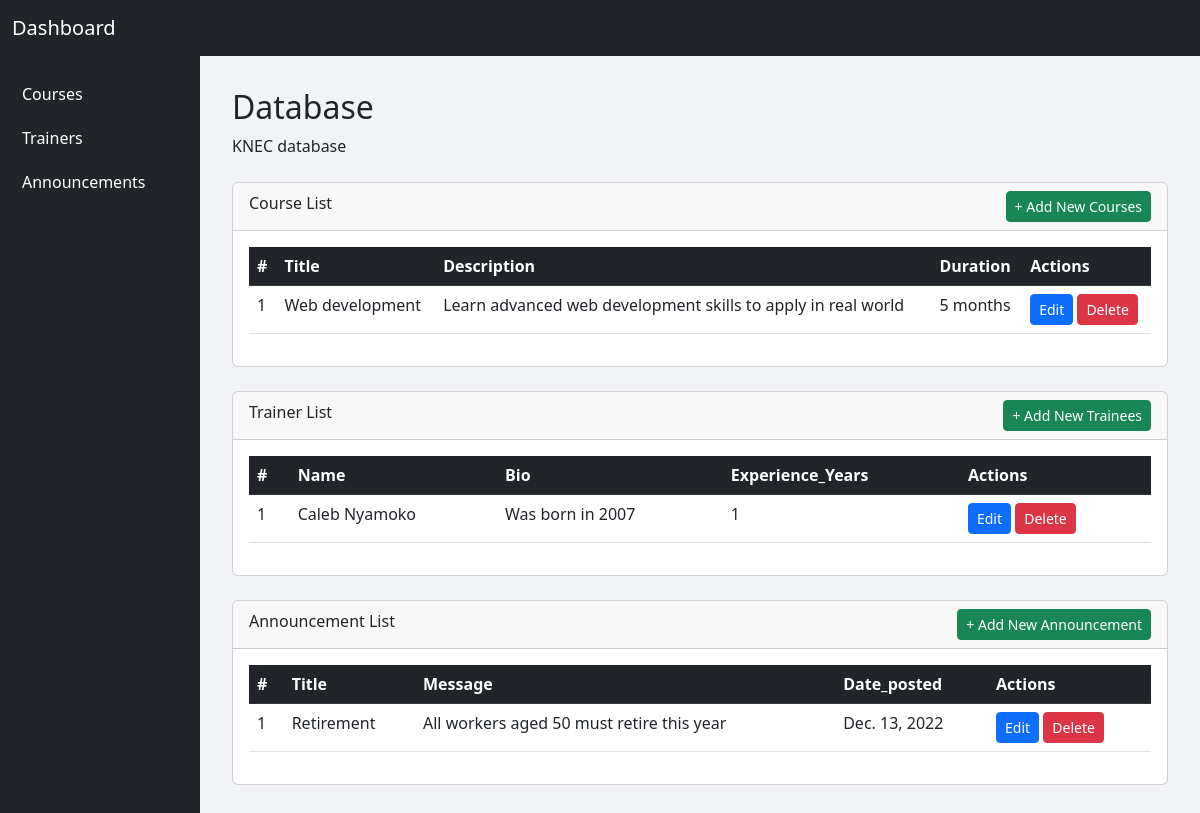
The page / on the database its author committed.
### Admin/models.py (models this page shows, shortened)
class Courses(models.Model):
    title = models.CharField(max_length=20)
    description = models.TextField()
    duration = models.CharField()

class Trainers(models.Model):
    name = models.CharField(max_length=20)
    bio = models.TextField()
    experience_years = models.IntegerField()

class Announcements(models.Model):
    title = models.CharField(max_length=20)
    message = models.TextField()
    date_posted = models.DateField()

### Admin/views.py (the view)
# urls.py: path('', views.dashboard, name='dashboard'),
def dashboard(request):
    courses = Courses.objects.all()
    trainers = Trainers.objects.all()
    announcements = Announcements.objects.all()
    return render(request, 'admin.html', {'courses': courses,'trainers': trainers, 'announcements': announcements})

### Admin/templates/admin.html (shortened to what this page needs)
{% load static %}
<html lang="en">
<head>
    <link href="https://cdn.jsdelivr.net/npm/bootstrap@5.3.0/dist/css/bootstrap.min.css" rel="stylesheet">
    <link rel="stylesheet" href="{% static 'css/main.css' %}">
</head>
<body>
<nav class="navbar navbar-dark bg-dark sticky-top">
    <div class="container-fluid">
        <a class="navbar-brand" href="#">Dashboard</a>
    </div>
</nav>
<div class="container-fluid">
    <div class="row">
        <nav id="sidebarMenu" class="col-md-3 col-lg-2 d-md-block bg-dark sidebar collapse">
            <div class="position-sticky">
                <a href="{% url 'courses'%}">Courses</a>
                <a href="{% url 'trainers'%}">Trainers</a>
                <a href="{% url 'announcements' %}">Announcements</a>
            </div>
        </nav>
        <main class="col-md-9 ms-sm-auto col-lg-10 content">
            <h2>Database</h2>
            <p>KNEC database</p>
            <div class="card mt-4">
                <div class="card-header">
                    Course List
                    <a href="{% url 'courses'%}" class="btn btn-success btn-sm float-end">+ Add New Courses</a>
                </div>
                <div class="card-body">
                    <table class="table table-hover">
                        <thead class="table-dark">
                            <tr>
                                <th>#</th>
                                <th>Title</th>
                                <th>Description</th>
                                <th>Duration</th>
                                <th>Actions</th>
                            </tr>
                        </thead>
                        <tbody>
                            {% for course in courses %}
                            <tr>
                                <td>{{ forloop.counter }}</td>
                                <td>{{ course.title }}</td>
                                <td>{{ course.description }}</td>
                                <td>{{ course.duration }}</td>
                                <td>
                                    <a href="#" class="btn btn-sm btn-primary">Edit</a>
                                    <a href="{% url 'delete_course' course.id %}" class="btn btn-sm btn-danger" onclick="return confirm('Are you sure you what to delete the course?')">Delete</a>
                                </td>
                            </tr>
                            {% endfor %}
                        </tbody>
                    </table>
                </div>
             </div>
            <div class="card mt-4">
                <div class="card-header">
                    Trainer List
                    <a href="{% url 'trainers'%}" class="btn btn-success btn-sm float-end">+ Add New Trainees</a>
                </div>
                <div class="card-body">
                    <table class="table table-hover">
                        <thead class="table-dark">
                            <tr>
                                <th>#</th>
                                <th>Name</th>
                                <th>Bio</th>
                                <th>Experience_Years</th>
                                <th>Actions</th>
                            </tr>
                        </thead>
                        <tbody>
                            {% for trainer in trainers %}
                            <tr>
                                <td>{{ forloop.counter }}</td>
                                <td>{{ trainer.name }}</td>
                                <td>{{ trainer.bio }}</td>
                                <td>{{ trainer.experience_years }}</td>
                                <td>
                                    <a href="#" class="btn btn-sm btn-primary">Edit</a>
                                    <a href="{% url 'delete_trainer' trainer.id %}" class="btn btn-sm btn-danger" onclick="return confirm('Are you sure you what to delete this Trainee?')">Delete</a>
                                </td>
                            </tr>
                            {% endfor %}
                        </tbody>
                    </table>
                </div>
            </div>
            <div class="card mt-4">
                <div class="card-header">
                    Announcement  List
                    <a href="{% url 'announcements'%}" class="btn btn-success btn-sm float-end">+ Add New Announcement</a>
                </div>
                <div class="card-body">
                    <table class="table table-hover">
                        <thead class="table-dark">
                            <tr>
                                <th>#</th>
                                <th>Title</th>
                                <th>Message</th>
                                <th>Date_posted</th>
                                <th>Actions</th>
                            </tr>
                        </thead>
                        <tbody>
                            {% for announcement in announcements %}
                            <tr>
                                <td>{{ forloop.counter }}</td>
                                <td>{{ announcement.title }}</td>
                                <td>{{ announcement.message }}</td>
                                <td>{{ announcement.date_posted }}</td>
                                <td>
                                    <a href="#" class="btn btn-sm btn-primary">Edit</a>
                                    <a href="{% url 'delete_announcement' announcement.id %}" class="btn btn-sm btn-danger" onclick="return confirm('Are you sure you what to delete this Announcement?')">Delete</a>
                                </td>
                            </tr>
                            {% endfor %}
                        </tbody>
                    </table>
                </div>
            </div>
        </main>
</body>
</html>

### static/css/main.css (style rules this page uses)
body { background-color: #f1f3f6; }
.sidebar { height: 100vh; background-color: #212529; padding-top: 1rem; }
.sidebar a { color: #ffffff; padding: 10px; display: block; text-decoration: none; }
.content { padding: 2rem; }

### rows shown on the page
Courses: title "Web development", description "Learn advanced web development skills to apply in real world", duration "5 months"
Trainers: name "Caleb Nyamoko", bio "Was born in 2007", experience_years "1"
Announcements: title "Retirement", message "All workers aged 50 must retire this year", date_posted "Dec. 13, 2022"
